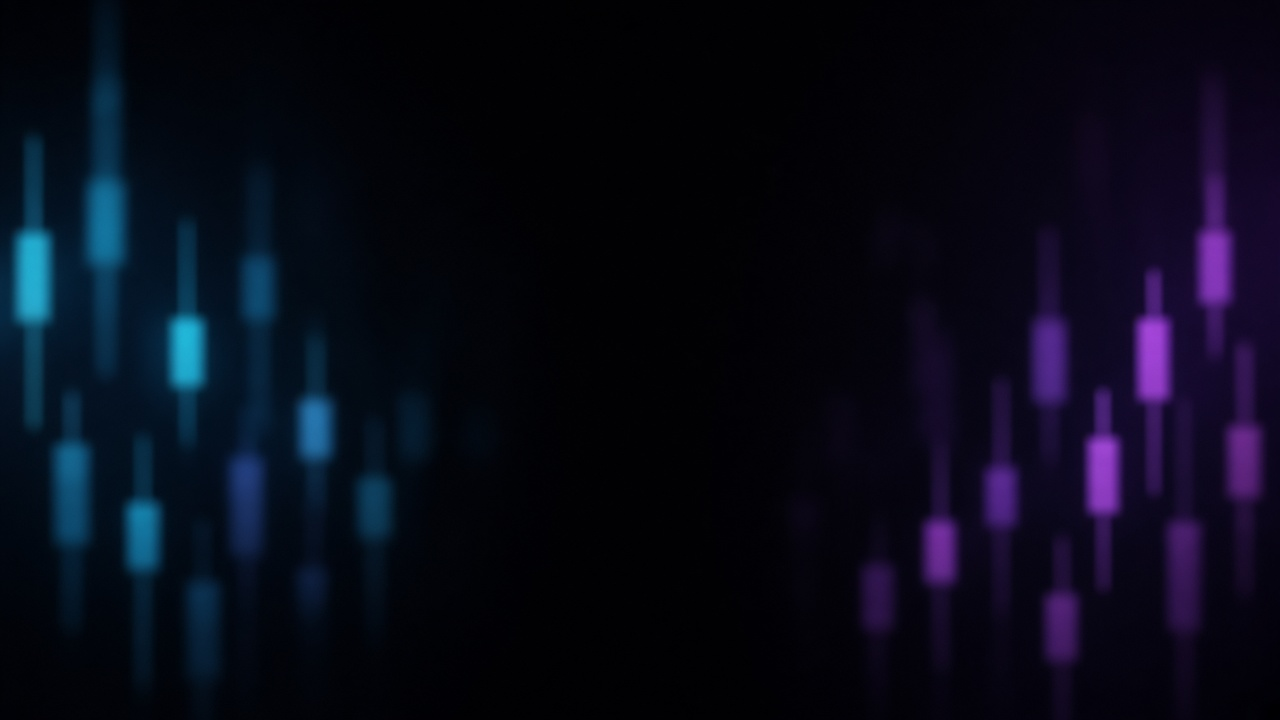
#> input picture tools/section-bg-notext.png, 1280 x 720 px
$ python render_marketing_art.py
#> lines starting #> are read from the running program, lines starting #| are printed output that depends on the picture
#!/usr/bin/env python3
"""Render StaRK Bots marketing art with real fonts (no AI letter-gap)."""
from __future__ import annotations

from pathlib import Path

from PIL import Image, ImageDraw, ImageFilter, ImageFont

ROOT = Path(__file__).resolve().parents[1] / "docs"
ASSETS = ROOT / "assets"
BG = Path(__file__).resolve().parent / "hero-bg-notext.png"
SECTION_BG = Path(__file__).resolve().parent / "section-bg-notext.png"

CYAN = (61, 231, 255)
VIOLET = (139, 108, 255)
GREEN = (45, 212, 168)
GOLD = (240, 180, 41)
TEXT = (228, 235, 245)
MUTE = (135, 151, 175)
PANEL = (13, 19, 27, 230)
PANEL2 = (17, 24, 34, 236)
LINE = (27, 38, 54)
BG_DARK = (6, 9, 14)

FONT_DIR = Path("/usr/share/fonts/truetype/macos")
MONO = Path("/usr/share/fonts/truetype/dejavu/DejaVuSansMono.ttf")
MONO_B = Path("/usr/share/fonts/truetype/dejavu/DejaVuSansMono-Bold.ttf")


def save_pair(img: Image.Image, stem: str) -> None:
    rgb = img.convert("RGB")
    rgb.save(ASSETS / f"{stem}.png", "PNG", optimize=True)
    rgb.save(ASSETS / f"{stem}.jpg", "JPEG", quality=92, optimize=True, progressive=True)
    print("wrote", stem)


def font(name: str, size: int) -> ImageFont.FreeTypeFont:
    return ImageFont.truetype(str(FONT_DIR / name), size)


def mono(size: int, bold: bool = False) -> ImageFont.FreeTypeFont:
    return ImageFont.truetype(str(MONO_B if bold else MONO), size)


def center_x(draw: ImageDraw.ImageDraw, text: str, f: ImageFont.FreeTypeFont, w: int) -> float:
    bb = draw.textbbox((0, 0), text, font=f)
    return (w - (bb[2] - bb[0])) / 2


def rounded(draw: ImageDraw.ImageDraw, box, r, fill, outline=None, width=1):
    draw.rounded_rectangle(box, radius=r, fill=fill, outline=outline, width=width)


# [59 lines left out: function make_hero, not called in this run]


def section_canvas(size=(1920, 1080)) -> Image.Image:
    """Black fintech floor matching the live 01-hero.jpg (bokeh candles, empty center)."""
#> called with size = (1920, 1080)
    W, H = size
    bg = Image.open(SECTION_BG).convert("RGB").resize((W, H), Image.Resampling.LANCZOS)
    # Darken the middle so type/cards stay crisp.
    veil = Image.new("RGBA", (W, H), (0, 0, 0, 70))
    return Image.alpha_composite(bg.convert("RGBA"), veil)
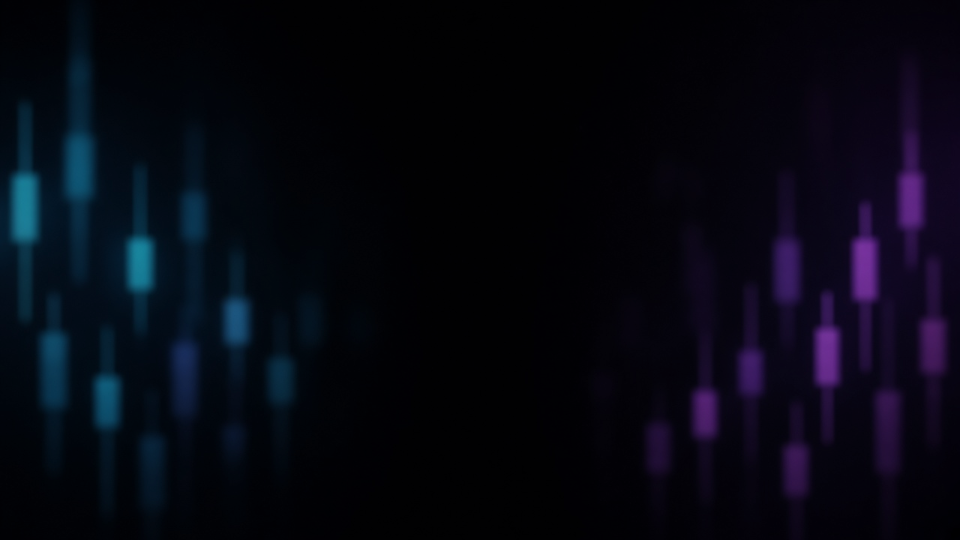
#> returned value: PIL image 1920x1080 RGBA (shown at 1/2 size); mean R, G, B, A 5.7, 7.2, 17.4, 255


def glass_card(img: Image.Image, box, radius: int, glow: tuple[int, int, int]) -> None:
    x0, y0, x1, y1 = box
    glow_layer = Image.new("RGBA", img.size, (0, 0, 0, 0))
    gd = ImageDraw.Draw(glow_layer)
    pad = 22
    gd.rounded_rectangle([x0 - pad, y0 - pad, x1 + pad, y1 + pad], radius=radius + 10, fill=(*glow, 55))
    img.alpha_composite(glow_layer.filter(ImageFilter.GaussianBlur(18)))
    d = ImageDraw.Draw(img)
    d.rounded_rectangle(box, radius=radius, fill=(6, 8, 12, 210), outline=(*glow, 210), width=2)


def make_how() -> None:
    W, H = 1920, 1080
    img = section_canvas((W, H))
    d = ImageDraw.Draw(img)
    title = "How it works"
    tf = font("Inter-Bold.ttf", 72)
    d.text((center_x(d, title, tf, W), 88), title, font=tf, fill=TEXT)
    sub = "Public proof first. Desks open at launch. Keys never on GitHub."
    sf = font("Inter-Regular.ttf", 28)
    d.text((center_x(d, sub, sf, W), 178), sub, font=sf, fill=MUTE)

    cards = [
        (CYAN, "01", "Public teasers", "Inspect sample repos.\nNo live wallets.\nNo signing keys in the open."),
        (VIOLET, "02", "Paper demos", "Each desk on X —\nscan, arm, paper fill.\nLabeled demo, not live."),
        ((180, 140, 255), "03", "Open first", "Open at launch.\nNo day-one hold wall.\nPremium later ~0.5%."),
    ]
    x0, y0, cw, ch, gap = 150, 280, 520, 560, 30
    for i, (glow, n, h, body) in enumerate(cards):
        x = x0 + i * (cw + gap)
        glass_card(img, [x, y0, x + cw, y0 + ch], 36, glow)
        d = ImageDraw.Draw(img)
        d.text((x + 44, y0 + 48), n, font=font("Inter-Bold.ttf", 56), fill=glow)
        d.text((x + 44, y0 + 140), h, font=font("Inter-SemiBold.ttf", 36), fill=TEXT)
        d.multiline_text((x + 44, y0 + 220), body, font=font("Inter-Regular.ttf", 26), fill=MUTE, spacing=12)
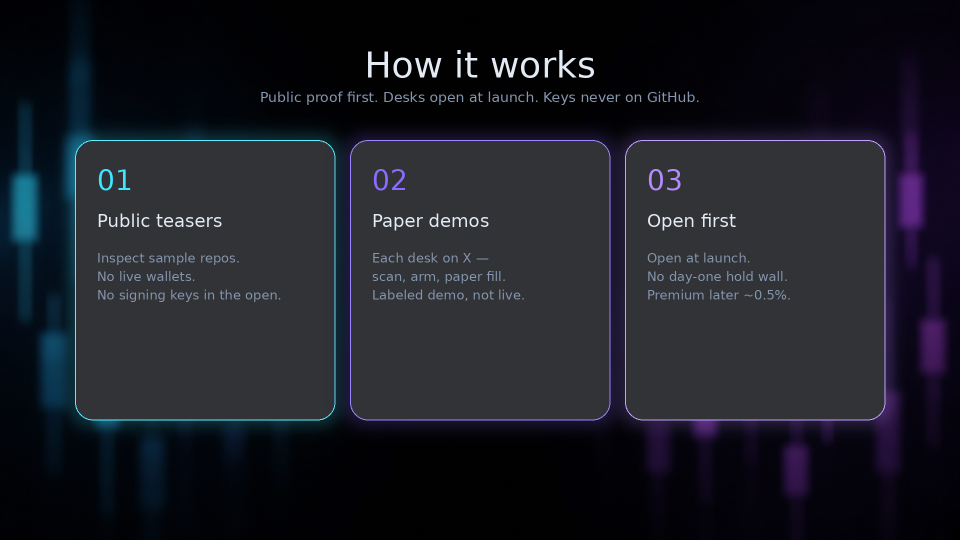
#> img: PIL image 1920x1080 RGBA (shown at 1/2 size); mean R, G, B, A 9.5, 11.6, 20, 236.5; transparent parts drawn white

    foot = "StaRK Bots  ·  Code first. Coin last. NFA."
    ff = font("Inter-Medium.ttf", 22)
    d.text((center_x(d, foot, ff, W), 1008), foot, font=ff, fill=(120, 136, 160))
    save_pair(img, "02-how")


def make_stack() -> None:
    W, H = 1920, 1080
    img = section_canvas((W, H))
    d = ImageDraw.Draw(img)
    d.text((120, 72), "The stack", font=font("Inter-Bold.ttf", 64), fill=TEXT)
    d.text((120, 156), "First wave — public teasers + paper demos. More shipping.", font=font("Inter-Regular.ttf", 26), fill=MUTE)
    brand = "StaRK Bots"
    bf = font("Inter-SemiBold.ttf", 28)
    d.text((W - 120 - d.textbbox((0, 0), brand, font=bf)[2], 80), brand, font=bf, fill=TEXT)

    desks = [
        ("01", "S/R Desk", "Zones → paper trade"),
        ("02", "Arcus", "Auto S/R + kill switch"),
        ("03", "Lighter", "Ladder + MM-style desk"),
        ("04", "Nado Farm", "Venue farm + sim PnL"),
        ("05", "Mint Scout", "Arm → alert → paper"),
        ("06", "Portfolio", "Bags, marks, demo PnL"),
        ("07", "Nimbus", "Weather markets paper"),
        ("08", "Take Profits", "2× ladder watchers"),
        ("09", "Bound DD", "Token checklist / score"),
        ("10", "Monk Pair", "BTC vs ETH RS signal"),
        ("11", "Farmer", "Volume-farm notes"),
        ("12", "Weather bot", "Weather agent sample"),
    ]
    cols = 4
    x0, y0, cw, ch, gx, gy = 120, 230, 420, 220, 20, 18
    glows = [CYAN, VIOLET, CYAN, VIOLET]
    for i, (n, name, blurb) in enumerate(desks):
        c, r = i % cols, i // cols
        x = x0 + c * (cw + gx)
        y = y0 + r * (ch + gy)
        glass_card(img, [x, y, x + cw, y + ch], 24, glows[c])
        d = ImageDraw.Draw(img)
        d.text((x + 28, y + 28), n, font=font("Inter-Medium.ttf", 18), fill=CYAN)
        d.text((x + 28, y + 70), name, font=font("Inter-SemiBold.ttf", 30), fill=TEXT)
        d.text((x + 28, y + 128), blurb, font=font("Inter-Regular.ttf", 22), fill=MUTE)
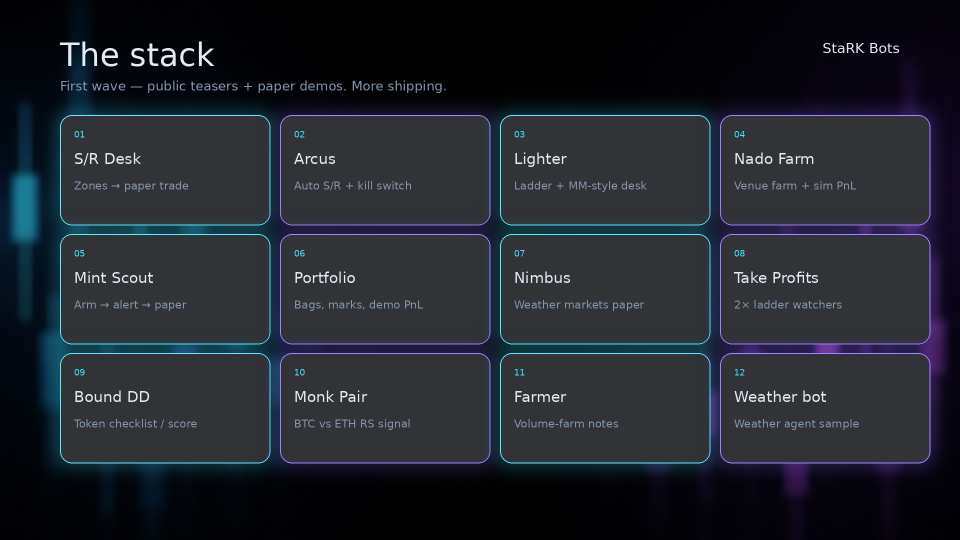
#> img: PIL image 1920x1080 RGBA (shown at 1/2 size); mean R, G, B, A 10.8, 15.1, 23.5, 231.7; transparent parts drawn white

    foot = "11+ desk teasers  ·  sample source public"
    ff = font("Inter-Medium.ttf", 22)
    d.text((center_x(d, foot, ff, W), 1010), foot, font=ff, fill=(120, 136, 160))
    save_pair(img, "03-stack")
#> call 2 of save_pair, with stem = '03-stack'
#> in save_pair (call 2), `rgb = img.convert("RGB")`:
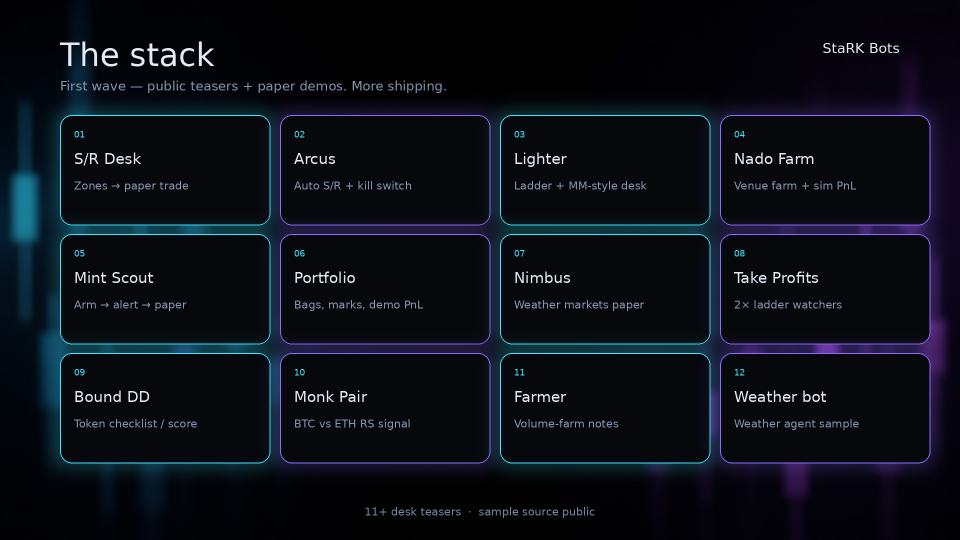
#> rgb: PIL image 1920x1080 RGB (shown at 1/2 size); mean R, G, B 10.9, 15.2, 23.6


def make_access() -> None:
    W, H = 1920, 1080
    img = section_canvas((W, H))
    d = ImageDraw.Draw(img)
    title = "Access"
    tf = font("Inter-Bold.ttf", 80)
    d.text((center_x(d, title, tf, W), 80), title, font=tf, fill=TEXT)
    sub = "Open at launch. Premium later. Not a promise."
    sf = font("Inter-Regular.ttf", 28)
    d.text((center_x(d, sub, sf, W), 180), sub, font=sf, fill=MUTE)

    glass_card(img, [160, 280, 920, 620], 36, CYAN)
    glass_card(img, [1000, 280, 1760, 620], 36, VIOLET)
    d = ImageDraw.Draw(img)
    d.text((210, 340), "Open at launch", font=font("Inter-SemiBold.ttf", 40), fill=TEXT)
    d.text((210, 420), "Desks are open day one.", font=font("Inter-Regular.ttf", 28), fill=MUTE)
    d.text((210, 470), "No hold wall at launch.", font=font("Inter-Regular.ttf", 28), fill=CYAN)
    d.text((1050, 340), "Premium later", font=font("Inter-SemiBold.ttf", 40), fill=TEXT)
    d.text((1050, 420), "Hosted extras may later need", font=font("Inter-Regular.ttf", 28), fill=MUTE)
    d.text((1050, 470), "~0.5% hold. Access pass, not APR.", font=font("Inter-Regular.ttf", 28), fill=VIOLET)

    glass_card(img, [160, 680, 920, 900], 28, CYAN)
    glass_card(img, [1000, 680, 1760, 900], 28, VIOLET)
#> in glass_card (call 19), `img.alpha_composite(glow_layer.filter(ImageFilter.GaussianBlur(18)))`:
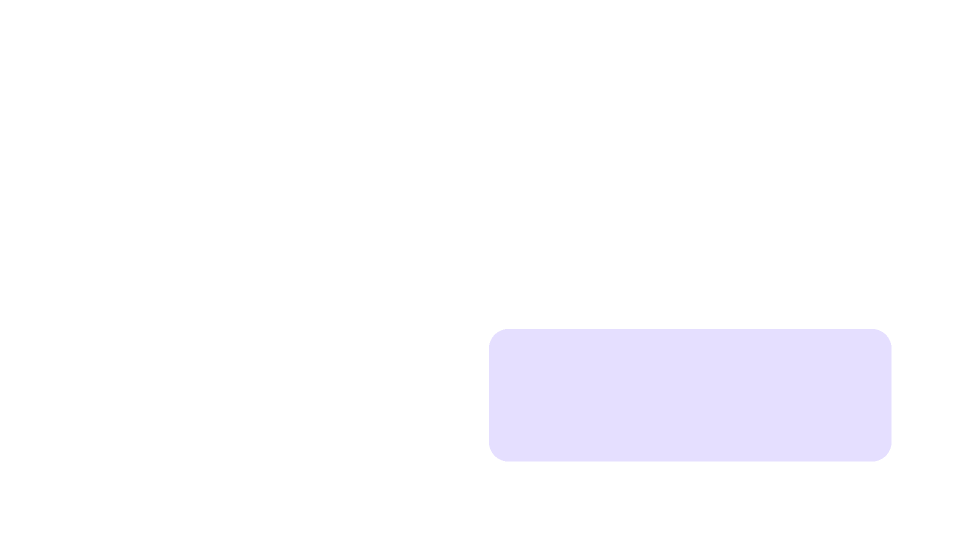
#> glow_layer: PIL image 1920x1080 RGBA (shown at 1/2 size); mean R, G, B, A 14.2, 11, 26.1, 5.6; transparent parts drawn white
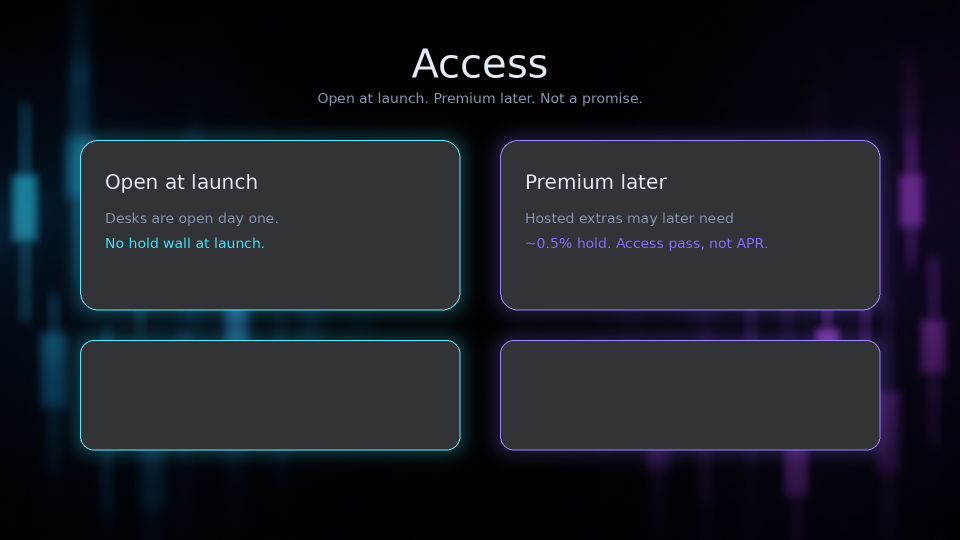
#> img: PIL image 1920x1080 RGBA (shown at 1/2 size); mean R, G, B, A 8.8, 11.8, 20.6, 236.8; transparent parts drawn white
    d = ImageDraw.Draw(img)
    d.text((210, 730), "Code teasers stay public", font=font("Inter-SemiBold.ttf", 28), fill=TEXT)
    d.text((210, 790), "Inspect the idea on GitHub.", font=font("Inter-Regular.ttf", 24), fill=MUTE)
    d.text((1050, 730), "Live keys stay private", font=font("Inter-SemiBold.ttf", 28), fill=TEXT)
    d.text((1050, 790), "Never in repos, previews, or chats.", font=font("Inter-Regular.ttf", 24), fill=MUTE)

    foot = "NFA  ·  Paper demos ≠ live trading  ·  No 10x claims"
    ff = font("Inter-Medium.ttf", 22)
    d.text((center_x(d, foot, ff, W), 1008), foot, font=ff, fill=(120, 136, 160))
    save_pair(img, "04-access")
#> call 3 of save_pair, with stem = '04-access'
#> in save_pair (call 3), `rgb = img.convert("RGB")`:
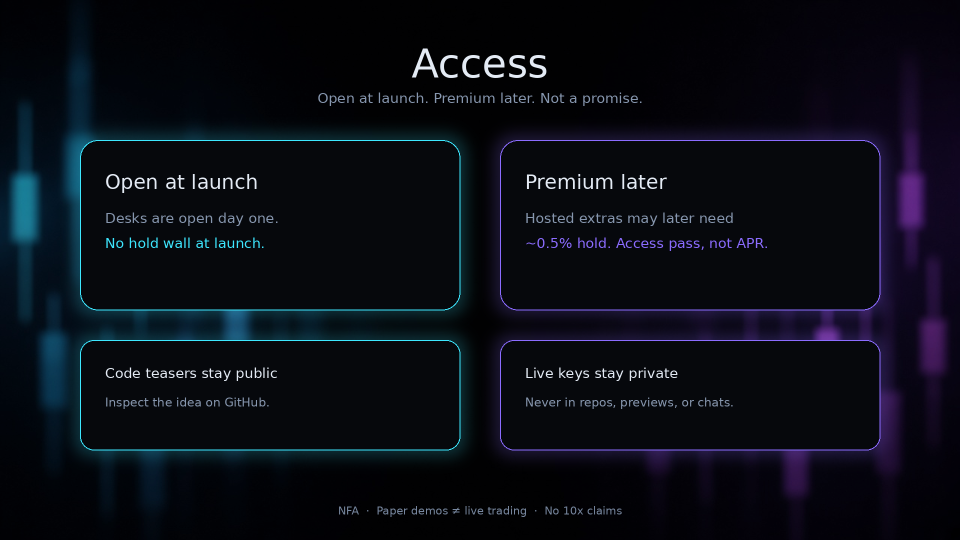
#> rgb: PIL image 1920x1080 RGB (shown at 1/2 size); mean R, G, B 9.5, 12.6, 21.4


if __name__ == "__main__":
    # Do not regenerate 01-hero — live jpg wordmark is already correct.
    make_how()
    make_stack()
    make_access()

$ run again, with assets/02-how.jpg saved as tools/section-bg-notext.png
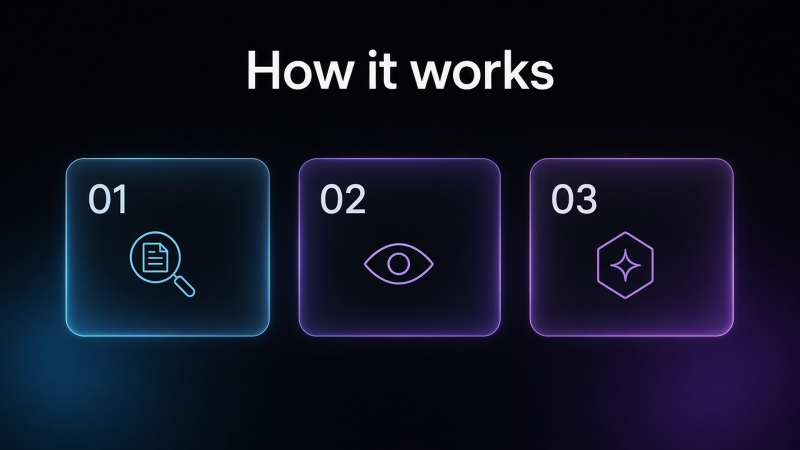
#> input picture assets/02-how.jpg, 1600 x 900 px (shown at 1/2 size)
#> after the loop in make_stack, `for i, (n, name, blurb) in enumerate(desks):`:
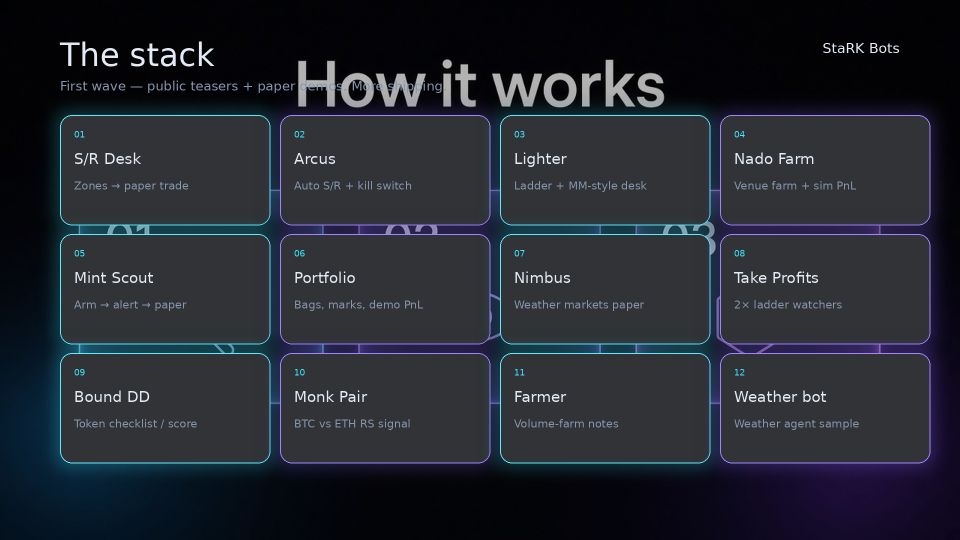
#> img: PIL image 1920x1080 RGBA (shown at 1/2 size); mean R, G, B, A 13.6, 17.8, 26.7, 231.7; transparent parts drawn white
#> in save_pair (call 3), `rgb = img.convert("RGB")`:
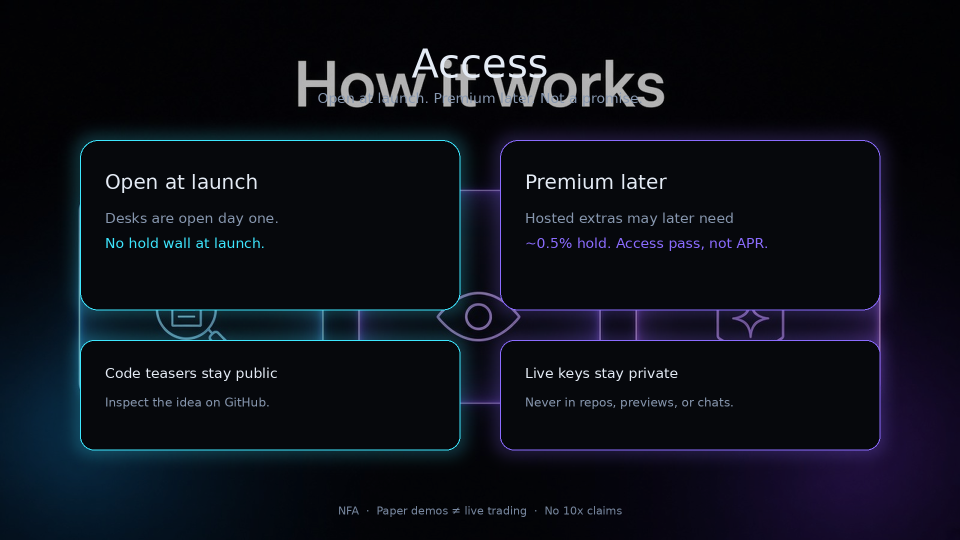
#> rgb: PIL image 1920x1080 RGB (shown at 1/2 size); mean R, G, B 12.2, 15.3, 24.4
